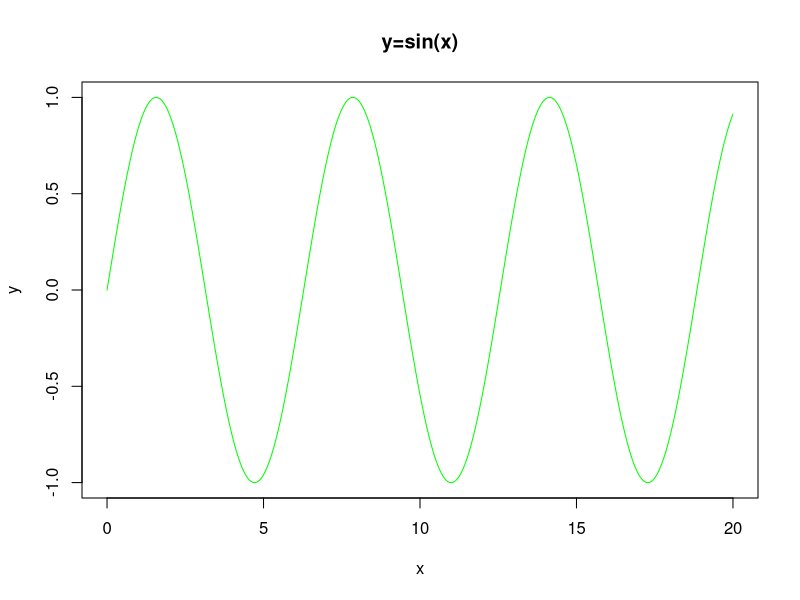

Generate this figure with R:
## ---- chunk 1
x <- seq(from=0, to=20, by=0.01)
y <- sin(x)
sin_df <-data.frame(x,y)
head(sin_df,3)
plot(x,y,main="y=sin(x)", type = "l", col="green")

